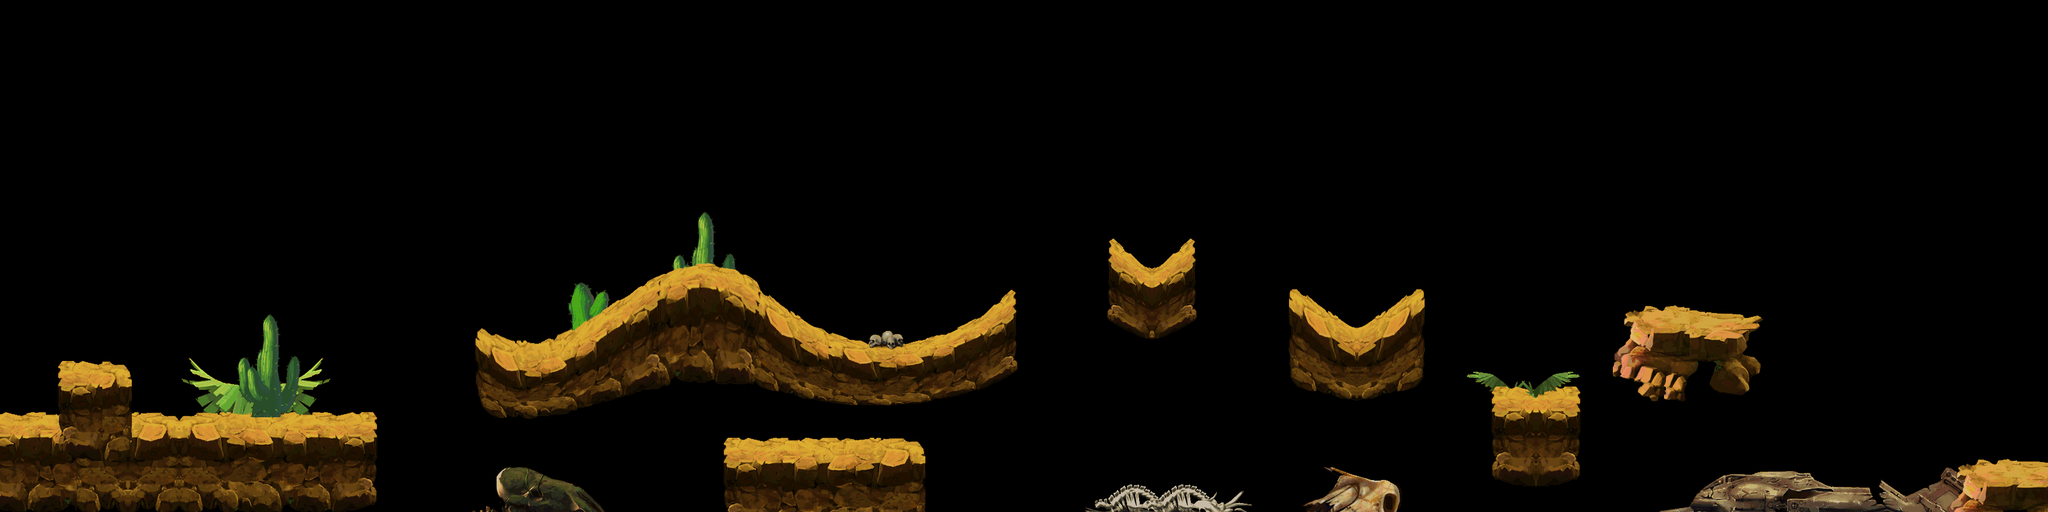

Tiled map render using the project's own tile images. Description and the map definition, with tile-layer contents summarised, below:
An orthogonal 80x20 tile map with 40x40 px tiles, 4 tile layers (land1, land2, land3, land4) and 51 objects.

<map version="1.0" orientation="orthogonal" width="80" height="20" tilewidth="40" tileheight="40">
 <tileset firstgid="1" name="4-2" tilewidth="40" tileheight="40">
  <image source="d-land.png" width="2025" height="1793" />
 </tileset>
 <layer name="land1" width="80" height="20">
  <data>[1600 cells, 102 non-empty, 93 distinct tile ids]</data>
 </layer>
 <layer name="land2" width="80" height="20">
  <data>[1600 cells, 272 non-empty, 197 distinct tile ids]</data>
 </layer>
 <layer name="land3" width="80" height="20">
  <data>[1600 cells, 284 non-empty, 245 distinct tile ids]</data>
 </layer>
 <layer name="land4" width="80" height="20">
  <data>[1600 cells, 67 non-empty, 67 distinct tile ids]</data>
 </layer>
 <objectgroup name="pengzhuang" width="80" height="20">
  <object x="1133" y="710" width="312" height="89" />
  <object x="1" y="663" width="92" height="138" />
  <object x="204" y="673" width="374" height="74" />
  <object x="93" y="590" width="112" height="145" />
  <object x="2335" y="627" width="125" height="49" />
  <object x="2561" y="506" width="167" height="53" />
  <object x="1335" y="555" width="92" height="38" />
  <object x="1042" y="435" width="88" height="42" />
  <object x="2653" y="773" width="393" height="48" />
  <object x="3069" y="741" width="141" height="71" />
  <object x="3047" y="756" width="22" height="44" />
  <object x="1739" y="439" width="122" height="31" />
  <object x="2018" y="530" width="203" height="43" />
  <object x="749" y="563" width="293" height="39" />
  <object x="1130" y="555" width="207" height="36" />
  <object x="1427" y="554" width="155" height="35" />
 </objectgroup>
 <objectgroup name="zuobiao1" width="80" height="20">
  <object x="841" y="562">
   <properties>
    <property name="id" value="1" />
    <property name="type" value="1" />
   </properties>
  </object>
  <object x="418" y="680">
   <properties>
    <property name="id" value="1" />
    <property name="type" value="1" />
   </properties>
  </object>
  <object x="354" y="680">
   <properties>
    <property name="id" value="1" />
    <property name="type" value="1" />
   </properties>
  </object>
  <object x="2822" y="776">
   <properties>
    <property name="id" value="1" />
    <property name="type" value="1" />
   </properties>
  </object>
  <object x="2758" y="776">
   <properties>
    <property name="id" value="1" />
    <property name="type" value="1" />
   </properties>
  </object>
 </objectgroup>
 <objectgroup name="zuobiao2" width="80" height="20">
  <object x="1092" y="431">
   <properties>
    <property name="id" value="101" />
    <property name="num" value="5" />
    <property name="range" value="100" />
    <property name="time" value="1" />
    <property name="timemax" value="12" />
    <property name="timemin" value="3" />
    <property name="z" value="0" />
   </properties>
  </object>
  <object x="400" y="672">
   <properties>
    <property name="id" value="101" />
    <property name="num" value="6" />
    <property name="range" value="20" />
    <property name="time" value="2" />
    <property name="timemax" value="12" />
    <property name="timmin" value="3" />
   </properties>
  </object>
  <object x="1304" y="710">
   <properties>
    <property name="id" value="101" />
    <property name="num" value="6" />
    <property name="range" value="20" />
    <property name="time" value="2" />
    <property name="timemax" value="12" />
    <property name="timmin" value="3" />
   </properties>
  </object>
  <object x="2400" y="630">
   <properties>
    <property name="id" value="101" />
    <property name="num" value="6" />
    <property name="range" value="20" />
    <property name="time" value="2" />
    <property name="timemax" value="12" />
    <property name="timmin" value="3" />
   </properties>
  </object>
  <object x="304" y="678">
   <properties>
    <property name="id" value="103" />
    <property name="num" value="4" />
    <property name="range" value="50" />
    <property name="time" value="6" />
    <property name="timemax" value="10" />
    <property name="timmin" value="3" />
   </properties>
  </object>
  <object x="1374" y="554">
   <properties>
    <property name="id" value="103" />
    <property name="num" value="4" />
    <property name="range" value="50" />
    <property name="time" value="6" />
    <property name="timemax" value="10" />
    <property name="timmin" value="3" />
   </properties>
  </object>
  <object x="472" y="674">
   <properties>
    <property name="id" value="111" />
    <property name="num" value="2" />
    <property name="range" value="20" />
    <property name="time" value="1" />
    <property name="timemax" value="8" />
    <property name="timmin" value="1" />
   </properties>
  </object>
  <object x="2126" y="532">
   <properties>
    <property name="id" value="111" />
    <property name="num" value="2" />
    <property name="range" value="20" />
    <property name="time" value="1" />
    <property name="timemax" value="8" />
    <property name="timmin" value="1" />
   </properties>
  </object>
  <object x="2864" y="772">
   <properties>
    <property name="id" value="111" />
    <property name="num" value="2" />
    <property name="range" value="20" />
    <property name="time" value="1" />
    <property name="timemax" value="8" />
    <property name="timmin" value="1" />
   </properties>
  </object>
  <object x="536" y="109">
   <properties>
    <property name="id" value="107" />
    <property name="num" value="3" />
    <property name="range" value="0" />
    <property name="time" value="1" />
    <property name="timemax" value="12" />
    <property name="timmin" value="3" />
   </properties>
  </object>
  <object x="1352" y="121">
   <properties>
    <property name="id" value="107" />
    <property name="num" value="3" />
    <property name="range" value="0" />
    <property name="time" value="1" />
    <property name="timemax" value="12" />
    <property name="timmin" value="3" />
   </properties>
  </object>
  <object x="2291" y="121">
   <properties>
    <property name="id" value="107" />
    <property name="num" value="3" />
    <property name="range" value="0" />
    <property name="time" value="1" />
    <property name="timemax" value="12" />
    <property name="timmin" value="3" />
   </properties>
  </object>
  <object x="2909" y="124">
   <properties>
    <property name="id" value="107" />
    <property name="num" value="3" />
    <property name="range" value="0" />
    <property name="time" value="1" />
    <property name="timemax" value="12" />
    <property name="timmin" value="3" />
   </properties>
  </object>
  <object x="159" y="589">
   <properties>
    <property name="id" value="111" />
    <property name="num" value="4" />
    <property name="range" value="0" />
    <property name="time" value="1" />
    <property name="timemax" value="8" />
    <property name="timmin" value="1" />
   </properties>
  </object>
  <object x="1245" y="711">
   <properties>
    <property name="id" value="111" />
    <property name="num" value="4" />
    <property name="range" value="0" />
    <property name="time" value="1" />
    <property name="timemax" value="8" />
    <property name="timmin" value="1" />
   </properties>
  </object>
  <object x="2376" y="632">
   <properties>
    <property name="id" value="111" />
    <property name="num" value="4" />
    <property name="range" value="0" />
    <property name="time" value="1" />
    <property name="timemax" value="8" />
    <property name="timmin" value="1" />
   </properties>
  </object>
  </objectgroup>
 <objectgroup name="zuobiao3" width="80" height="20">
  <!-- 8 objects omitted --></objectgroup>
</map>
<!-- 14 of 51 objects omitted -->
